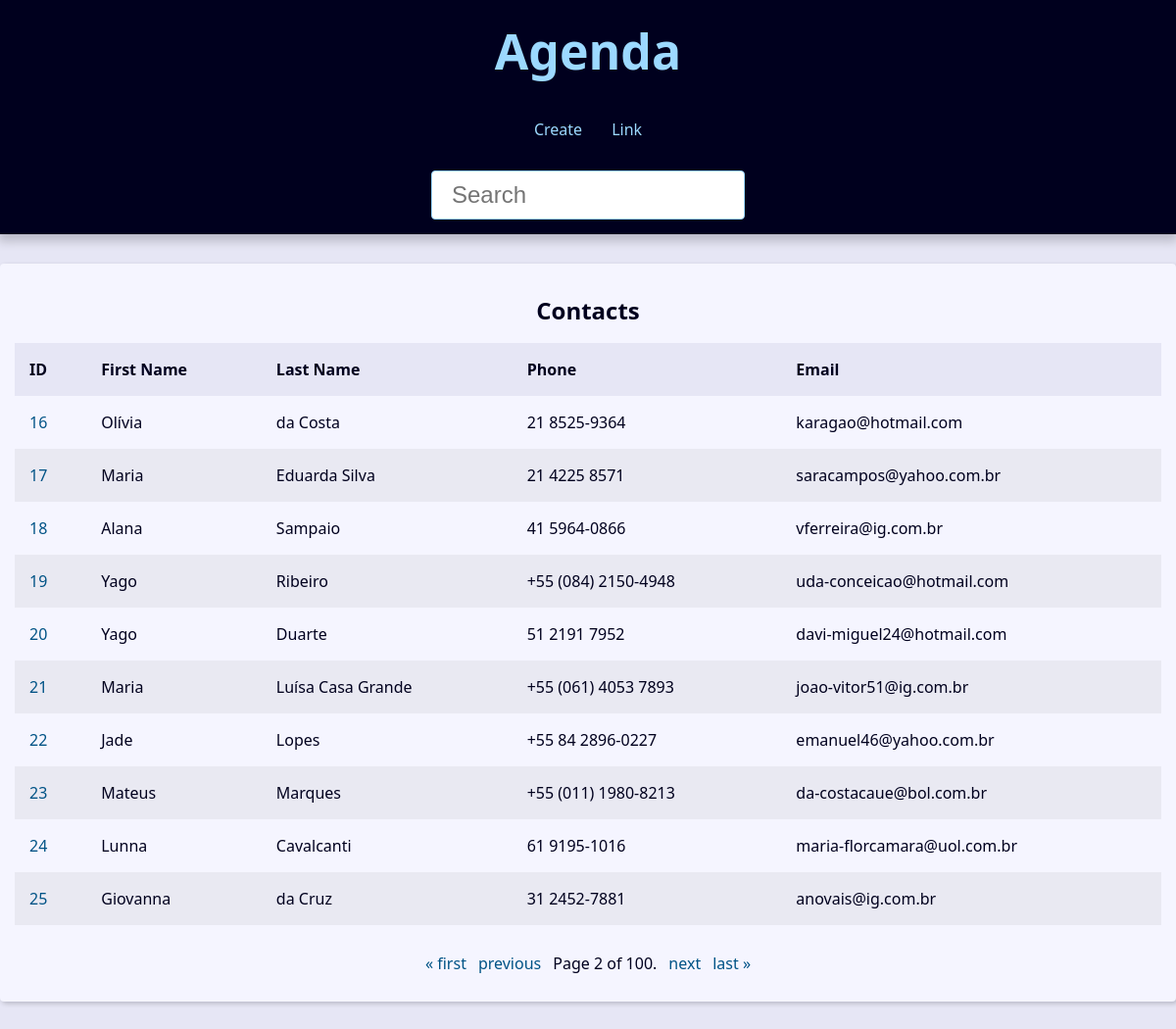
The page /?page=2&q= on the database its author committed.
### contact/models.py (models this page shows, shortened)
class Contact(models.Model):
    first_name = models.CharField(max_length=50)
    last_name = models.CharField(max_length=50, blank=True)
    phone = models.CharField(max_length=50)
    email = models.EmailField(max_length=254, blank=True)
    created_date = models.DateTimeField(default=timezone.now)
    description = models.TextField(blank=True)
    show = models.BooleanField(default=True)
    picture = models.ImageField(blank=True, upload_to='pictures/%Y/%m/')
    category = models.ForeignKey(Category, on_delete=models.SET_NULL, blank=True,null=True)
    owner = models.ForeignKey(User, on_delete=models.SET_NULL, blank=True,null=True)

### contact/views/contact_views.py (the view)
# urls.py: path('', views.index, name="index"),
def index(request):
    contact = Contact.objects.filter(show=True).order_by('id')
    paginator = Paginator(contact, 10)
    page_number = request.GET.get("page")
    page_obj = paginator.get_page(page_number)
    context = {
        'page_obj': page_obj,
        'site_title': 'Contatos - '
    }
    return render(
        request,
        'contact/index.html',
        context,
        )

### contact/templates/contact/index.html (shortened to what this page needs)
{% extends "global/base.html" %}
{% block content %}
{% if page_obj %}
    <div class='responsive-table'>
        <table class='contacts-table'>
            <caption class="table-caption">Contacts</caption>
            <theade>
                <tr class="table-row table-row-header">
                    <th class="table-header">ID</th>
                    <th class="table-header">First Name</th>
                    <th class="table-header">Last Name</th>
                    <th class="table-header">Phone</th>
                    <th class="table-header">Email</th>
                </tr>
            <tbody>
                {% for contact in page_obj %}
                <tr class="table-row">
                    <td class="table-cel">
                        <a class="table-link"
                        href="{% url "contact:contact" contact.id %}">
                            {{contact.id}}
                        </a>
                    </td>
                    <td class="table-cel">
                        {{contact.first_name}}
                    </td>
                    <td class="table-cel">
                        {{contact.last_name}}
                    </td>
                    <td class="table-cel">
                        {{contact.phone}}
                    </td>
                    <td class="table-cel">
                        {{contact.email}}
                    </td>
                </tr>
                {% endfor %}
            </tbody>
        </table>
    </div>
{% else %}
    <div class="single-contact">
        <h1 class="single-contact-name">
            Nenhum contato foi encontrado.
        </h1>
    </div>
{% endif %}
{% endblock content%}

### base_static/global/css/style.css (style rules this page uses)
:root { --spacing: 1.5rem; --link-dark-color: rgb(0, 83, 134); --link-light-color: rgb(156, 217, 255); --clr-white: rgb(245, 245, 255); --clr-black: rgb(0, 0, 30); --clr-light-gray: rgb(230, 230, 245); --clr-dark-shadow-5: rgba(0, 0, 10, 5%); --clr-dark-shadow-10: rgba(0, 0, 10, 10%); --clr-dark-shadow-20: rgba(0, 0, 10, 20%); --clr-light-shadow-5: rgba(200, 200, 255, 5%); --clr-light-shadow-10: rgba(200, 200, 255, 10%); --clr-light-shadow-20: rgba(200, 200, 255, 20%); --main-page-width: 120rem; --table-min-width: 60rem; --biggest-font-size: 5rem; --bigger-font-size: 4rem; --big-font-size: 3.2rem; --medium-font-size: 2.4rem; --small-font-size: 1.6rem; --smaller-font-size: 1.4rem; --smallest-font-size: 1.2rem; --transition-fast: 300ms; --transition-medium: 600ms; --transition-slow: 1s; --default-border-radius: 4px; }
*, *::before, *::after { margin: 0; padding: 0; box-sizing: border-box; }
html { font-size: 62.5%; }
body { font-family: system-ui, -apple-system, BlinkMacSystemFont, "Segoe UI", Roboto, Oxygen, Ubuntu, Cantarell, "Open Sans", "Helvetica Neue", sans-serif; line-height: 1.5; font-size: var(--small-font-size); color: var(--clr-black); -webkit-font-smoothing: antialiased; background: var(--clr-light-gray); }
.responsive-table { width: 100%; overflow-x: auto; }
.contacts-table { width: 100%; min-width: var(--table-min-width); border-collapse: collapse; }
.table-caption { font-size: var(--medium-font-size); font-weight: bold; padding: var(--spacing); }
.table-row { text-align: left; text-overflow: ellipsis; transition: background-color var(--transition-fast) ease-in-out; }
.table-row:nth-of-type(2n) { background: var(--clr-dark-shadow-5); }
.table-row-header { background: var(--clr-light-gray); color: var(--clr-black); }
.table-cel, .table-header { padding: var(--spacing); }
.table-link { color: var(--link-dark-color); transition: color var(--transition-fast) ease-in-out; text-decoration: none; }

### rows shown on the page
Contact: id "16", first_name "Olívia", last_name "da Costa", phone "21 8525-9364", email "karagao@hotmail.com"
Contact: id "17", first_name "Maria", last_name "Eduarda Silva", phone "21 4225 8571", email "saracampos@yahoo.com.br"
Contact: id "18", first_name "Alana", last_name "Sampaio", phone "41 5964-0866", email "vferreira@ig.com.br"
Contact: id "19", first_name "Yago", last_name "Ribeiro", phone "+55 (084) 2150-4948", email "uda-conceicao@hotmail.com"
Contact: id "20", first_name "Yago", last_name "Duarte", phone "51 2191 7952", email "davi-miguel24@hotmail.com"
Contact: id "21", first_name "Maria", last_name "Luísa Casa Grande", phone "+55 (061) 4053 7893", email "joao-vitor51@ig.com.br"
Contact: id "22", first_name "Jade", last_name "Lopes", phone "+55 84 2896-0227", email "emanuel46@yahoo.com.br"
Contact: id "23", first_name "Mateus", last_name "Marques", phone "+55 (011) 1980-8213", email "da-costacaue@bol.com.br"
Contact: id "24", first_name "Lunna", last_name "Cavalcanti", phone "61 9195-1016", email "maria-florcamara@uol.com.br"
Contact: id "25", first_name "Giovanna", last_name "da Cruz", phone "31 2452-7881", email "anovais@ig.com.br"

### other values the page prints
{{ page_obj.number }} "2"
{{ page_obj.paginator.num_pages }} "100"
